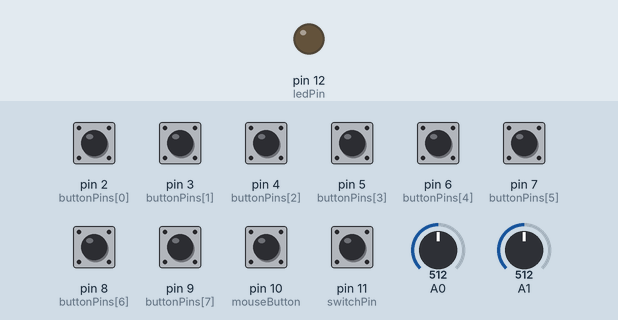
Recording of a sketch running on a simulated SparkFun Pro Micro, built with avr-gcc and run on an emulated ATmega32U4. Shown: output pins drawn as LEDs (lit = HIGH). The test bench sets the inputs (shaded band); at power-on: pin 2 (buttonPins[0]), pin 3 (buttonPins[1]), pin 4 (buttonPins[2]), pin 5 (buttonPins[3]), pin 6 (buttonPins[4]), pin 7 (buttonPins[5]), pin 8 (buttonPins[6]), pin 9 (buttonPins[7]), pin 10 (mouseButton), pin 11 (switchPin) HIGH, A0 = 512, A1 = 512. USB keyboard and mouse output is not drawn.

Above: at 2.0 s.
2.1 s: pin 11 (switchPin) pulled LOW for 0.15 s
At 2.8 s:
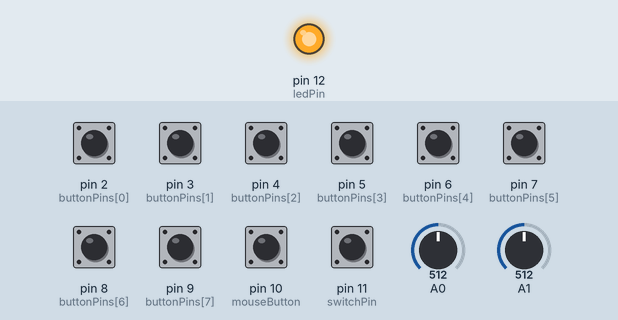
3.7 s: pin 11 (switchPin) pulled LOW for 1 s
At 5.1 s:
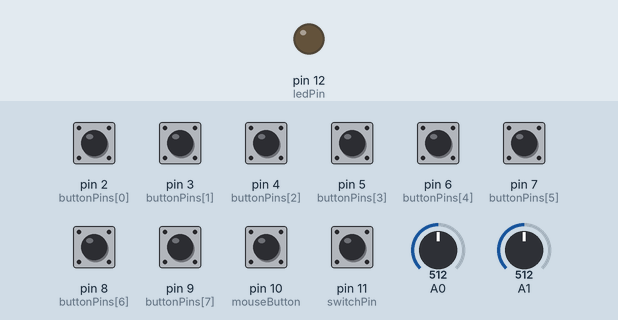
Timing chart, 0 to 6.7 s (numbered marks = the images above; inputs shaded):
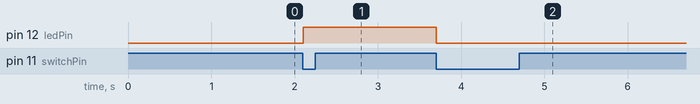

Measured:
- after the input at 2.1 s, pin 12 (ledPin): LOW → HIGH at once
- after the input at 3.7 s, pin 12 (ledPin): HIGH → LOW at once

The sketch:

arduino_emulator.ino
```cpp
#include <Mouse.h>

#include <Keyboard.h>

#include <Bounce2.h>


//#include <Bounce2.h>   //https://github.com/thomasfredericks/Bounce2/wiki

/* Pro Micro Test Code
   by: Florian Maurer
   GameThing by Cuddleburrito
   date: March 6, 2015
   license: Public Domain - please use this code however you'd like.
   It's provided as a learning tool.
   This code is provided to how to turn an arduino into an HID keyboard controller for arcade games
*/

//---------
// USE THESE FOR THE buttonPresets ARRAY BELOW
//#define KEY_LEFT_CTRL  0x80
//#define KEY_LEFT_SHIFT 0x81
//#define KEY_LEFT_ALT   0x82
//#define KEY_LEFT_GUI   0x83
//#define KEY_RIGHT_CTRL 0x84
//#define KEY_RIGHT_SHIFT    0x85
//#define KEY_RIGHT_ALT  0x86
//#define KEY_RIGHT_GUI  0x87

//#define KEY_UP_ARROW   0xDA
//#define KEY_DOWN_ARROW 0xD9
//#define KEY_LEFT_ARROW 0xD8
//#define KEY_RIGHT_ARROW    0xD7
//#define KEY_SPACE_BAR  0x20
//
//#define KEY_W_LOWER 0x77
//#define KEY_S_LOWER 0x73
//#define KEY_A_LOWER 0x61
//#define KEY_D_LOWER 0x64
//
//#define KEY_W_UPPER 0x57
//#define KEY_S_UPPER 0x53
//#define KEY_A_UPPER 0x41
//#define KEY_D_UPPER 0x44

//#define KEY_BACKSPACE  0xB2
//#define KEY_TAB        0xB3
//#define KEY_RETURN 0xB0
//#define KEY_ESC        0xB1
//#define KEY_INSERT 0xD1
//#define KEY_DELETE 0xD4
//#define KEY_PAGE_UP    0xD3
//#define KEY_PAGE_DOWN  0xD6
//#define KEY_HOME   0xD2
//#define KEY_END        0xD5
//#define KEY_CAPS_LOCK  0xC1
//#define KEY_F1     0xC2
//#define KEY_F2     0xC3
//#define KEY_F3     0xC4
//#define KEY_F4     0xC5
//#define KEY_F5     0xC6
//#define KEY_F6     0xC7
//#define KEY_F7     0xC8
//#define KEY_F8     0xC9
//#define KEY_F9     0xCA
//#define KEY_F10        0xCB
//#define KEY_F11        0xCC
//#define KEY_F12        0xCD

#define KEY_S_LOWER   0x73
#define KEY_V_LOWER   0x76
#define KEY_T_LOWER   0x74
#define KEY_C_LOWER   0x63
#define KEY_G_LOWER   0x67
#define KEY_F_LOWER   0x66
#define KEY_O_LOWER   0x6f
#define KEY_R_LOWER   0x72

//---------

#define LED_PIN 13
//#define BOUNCE_LOCK-OUT //activate the alternative debouncing method. This method is a lot more responsive, but does not cancel noise.

//========== CONFIGURATION SETTINGS ==========
#define BOUNCE_WAIT 10
#define BOUNCE_COUNT 1

  //pins 2-10
  //for keys s,e,t, ,c,g,f,o,r,btn
int buttonPins[] = {
  2,  //key r (yellow)
  3,  //key f (green)
  4,  //key o (yellow)
  5,  //key c (green)
  6,  //key t (yellow)
  7,  //key v (green)
  8,  //key g (white)
  9   //key s (white)
};

char buttonPresets[] = {
  KEY_R_LOWER, //button 2
  KEY_F_LOWER, //button 3
  KEY_O_LOWER, //button 4
  KEY_C_LOWER, //button 5
  KEY_T_LOWER, //button 6
  KEY_V_LOWER, //button 7
  KEY_G_LOWER, //button 8
  KEY_S_LOWER //button 9
};

//========== END CONFIGURATION SETTINGS ==========

// Instantiate button state array
boolean buttonPressed[8];
// Instantiate a Bounce object array to store each debouncer in
Bounce debouncers[8];
// Instantiate a counter array for each button to debounce count timer
int debounceCount[8];
// Instantiate a Bounce object to store mouseButton in
Bounce mouseBtnDebouncer;
// Instantiate mouseButton state
boolean mouseBtnPressed;
// Instantiate a count timer for mouseButton
int mouseDebounceCount;

// set pin numbers for switch, joystick axes, and LED:
const int switchPin = 11; // switch to turn on and off mouse control
const int mouseButton = 10; // input pin for the mouse pushButton
const int ledPin = 12;    // Mouse control LED
const int xAxis = A0;     // joystick X axis
const int yAxis = A1;     // joystick Y axis

// paramaters for reading the joystick:
int range = 12;           // output range of X or Y movement
int responseDelay = 5;    // response delay of the mouse in ms
int threshold = range /4; // resting threshold
int center = range / 2;   // resting position value

boolean mouseIsActive = false;  // whether or not to control the mouse
int lastSwitchState = LOW;      // previous switch state

void setup() {
  // put your setup code here, to run once:
  pinMode(switchPin, INPUT_PULLUP);    // the switch pin
  pinMode(ledPin, OUTPUT);      // the LED pin

  // initialize control over the mouse
  Mouse.begin();

  // initialize control over the keyboard
  Keyboard.begin();

  // Create debounce instances :
  for (int i = 0; i < 8; i++) {
    debouncers[i] = Bounce();
    debounceCount[i] = 0;
    pinMode(buttonPins[i],INPUT_PULLUP);
    (debouncers[i]).attach(buttonPins[i]);
    (debouncers[i]).interval(BOUNCE_WAIT);
       delay(100);
    buttonPressed[i] = false;
   }

  // Create debounce instance for mouseButton:
  mouseBtnDebouncer = Bounce();  // instantiates a bounce object
  mouseDebounceCount = 0;
  pinMode(mouseButton, INPUT_PULLUP);  // sets pinmode for mouseButton
  // Set the pin and match the internal state to that of the pin:
  // NOTE: Only attach the pin after settin gthe pin up (internal pull-up)
  mouseBtnDebouncer.attach(mouseButton);
  mouseBtnDebouncer.interval(BOUNCE_WAIT);
  //delay(100);
  mouseBtnPressed = false;
}

void loop() {
  // put your main code here to run repeatedly:
  // read the switch:
  int switchState = digitalRead(switchPin);
  // if it's changed and it's low, toggle the mouse state:
  if (switchState != lastSwitchState) {
    if (switchState == LOW) {
      mouseIsActive = !mouseIsActive;
      // turn on LED to indicate mouse state:
      digitalWrite(ledPin, mouseIsActive);
    }
  }
  //save switch state for next comparison:
  lastSwitchState = switchState;

  // read and scale the two axes:
  // flip x direction using mapping
  // x and y mapped opposite of directions on joystick
  int xReading = map(readAxis(A0), -1023, 1023, 1023, -1023);
  int yReading = readAxis(A1);

  // if the mouse state is active, move the mouse:
  if (mouseIsActive) {
    Mouse.move(xReading, yReading, 0);
  }

  delay(responseDelay);

  // Mouse Debounce Code:
  mouseBtnDebouncer.update(); // check current value
  int mouseValue = mouseBtnDebouncer.read();
  if ( mouseValue == LOW) { // if button pressed
    if(mouseDebounceCount == BOUNCE_COUNT && mouseBtnPressed == false) { //the button has been held down long enough and it hasn't been previously registered as pressed
      Mouse.press(MOUSE_LEFT);
      mouseBtnPressed = true;
    } else {
      if(mouseDebounceCount < BOUNCE_COUNT) {
        mouseDebounceCount++; //else increment the count
      }
    }
  } else { // button is not pressed
    if(mouseDebounceCount > 0) {
      mouseDebounceCount--; //keep decreasing count unless 0
    } else {
      Mouse.release(MOUSE_LEFT); //if 0 then release button
      mouseBtnPressed = false;
    }
  }

  // Debounce code:
  for (int j = 0; j < 8; j++) { //iterate over each button (pin)

     (debouncers[j]).update(); //check current value
     int value = (debouncers[j]).read();

     if ( value == LOW ) { //if button pressed

       if(debounceCount[j] == BOUNCE_COUNT && buttonPressed[j] == false) { //the button has been held down long enough and it hasn't been previously registered as pressed
          Keyboard.press(char(buttonPresets[j])); //Keyboard.write('1');
          buttonPressed[j] = true;
        } else {
            if(debounceCount[j] < BOUNCE_COUNT) {
              debounceCount[j] = debounceCount[j] + 1; //else increment the count
            }
        }

      } else { //button is not pressed

        if(debounceCount[j] > 0) {
          debounceCount[j] = debounceCount[j] - 1; //keep decreasing count unless 0
        } else {
           Keyboard.release(char(buttonPresets[j])); //if 0 then release button
           buttonPressed[j] = false;
        }

      }

  }
}

/*
 * reads on axis (0 or 1 for x or y) and scales the
 * analog input range to a range from 0 to <range>
 */

int readAxis(int thisAxis) {
  // read the analog input:
  int reading = analogRead(thisAxis);

  // map the reading from the analog input range to the output range:
  reading = map(reading, 0, 1023, 0, range);

  // if the output reading is outside from the
  // rest position threshold, use it:
  int distance = reading - center;

  if (abs(distance) < threshold) {
    distance = 0;
  }

  // return the distance for this axis:
  return distance;
}
```
